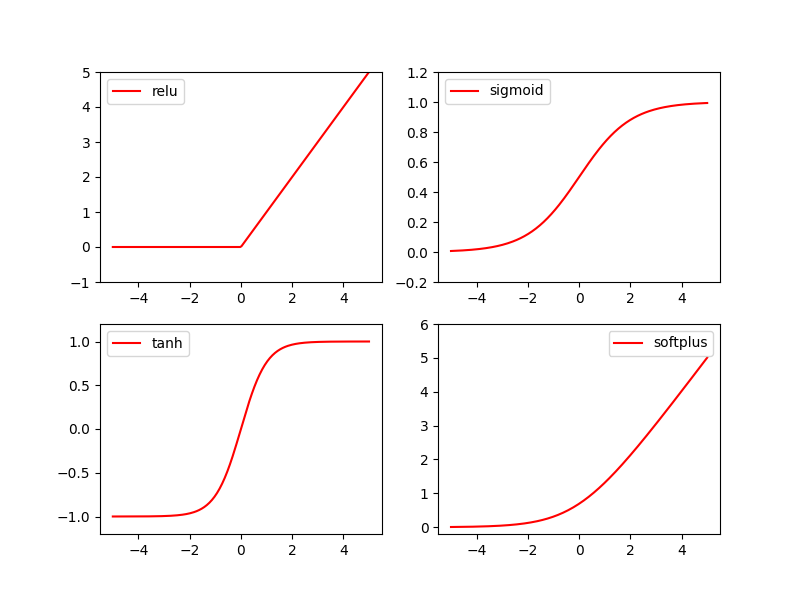

Write Python code to recreate this figure.
import torch
import torch.nn.functional as F
from torch.autograd import Variable
import matplotlib.pyplot as plt

# fake data 
# linspace（-5,5,200)表示从-5,5这个区间取200个数据
x = torch.linspace(-5, 5, 200) # x data(tensor), shape=(100,1)
x = Variable(x)

#print(x)

x_np = x.data.numpy()   # 用plt画图要转成numpy
# y_relu = F.relu(x).data.numpy()
y_relu = torch.relu(x).data.numpy()
y_sigmoid = torch.sigmoid(x).data.numpy()
y_tanh = torch.tanh(x).data.numpy()
y_softplus = F.softplus(x).data.numpy()

plt.figure(1, figsize=(8,6))
plt.subplot(221)
plt.plot(x_np, y_relu, c='red', label='relu')
plt.ylim((-1,5))
plt.legend(loc='best')

plt.subplot(222)
plt.plot(x_np, y_sigmoid, c='red', label='sigmoid')
plt.ylim((-0.2,1.2))
plt.legend(loc='best')

plt.subplot(223)
plt.plot(x_np, y_tanh, c='red', label='tanh')
plt.ylim((-1.2,1.2))
plt.legend(loc='best')

plt.subplot(224)
plt.plot(x_np, y_softplus, c='red', label='softplus')
plt.ylim((-0.2,6))
plt.legend(loc='best')


plt.show()
